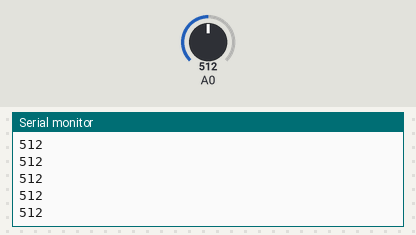
Simulated run of this sketch. Board: Arduino Uno, built with avr-gcc and run on an emulated ATmega328P. Parts: the last lines printed to the serial monitor. Inputs (shaded band) come from the test bench; at power-on: A0 = 512.

Above: at 1.2 s.
1.3 s: A0 set to 716
At 2.3 s:
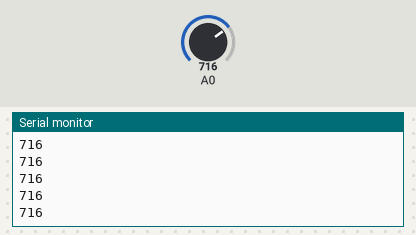
2.8 s: A0 set to 900
At 3.7 s:
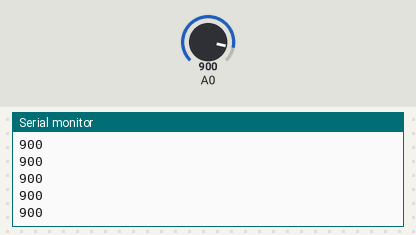
Timing chart, 0 to 5.8 s (numbered marks = the images above; inputs shaded):
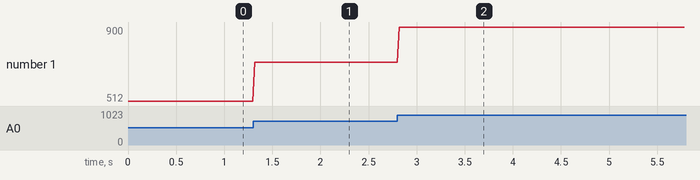

The sketch:

ECG2.ino
```cpp
int val;
void setup(){

Serial.begin(14400);
}

void loop(){

val=analogRead(A0);

Serial.println(val);

delay(20);

}
```

Measured:
- after the input at 1.3 s, the serial monitor: prints a new line at once (image 1)
- after the input at 2.8 s, the serial monitor: prints a new line at once (image 2)
- plotted number 1: 512 → 716 after the input at 1.3 s, 716 → 900 after the input at 2.8 s
